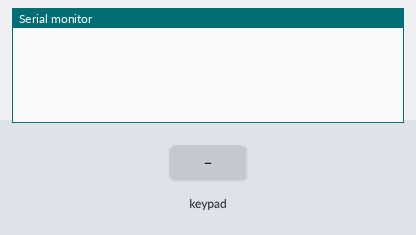
The sketch below on a simulated Arduino Uno, built with avr-gcc and run on an emulated ATmega328P. On the bench: the last lines printed to the serial monitor. Inputs (shaded band) come from the test bench.

Above: at 1.2 s.
1.3 s: key '1' pressed
At 2.1 s:
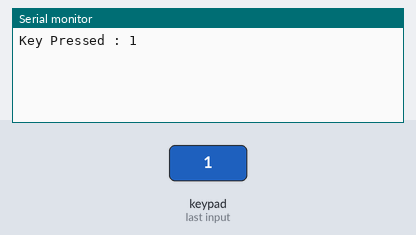
2.8 s: keypad keys 9 8 7 6 # pressed 0.4 s apart
At 5.8 s:
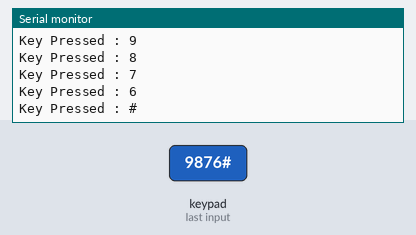
6.3 s: key '*' pressed
At 7.5 s:
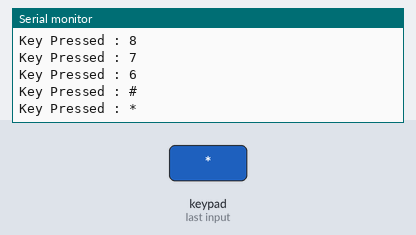
7.8 s: keypad keys 5 4 3 pressed 0.4 s apart
At 9.1 s:
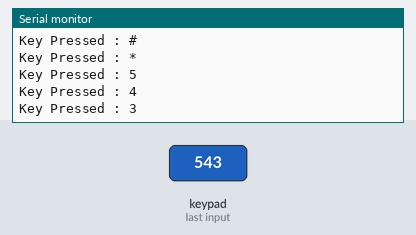
Timing chart, 0 to 10.8 s (numbered marks = the images above; inputs shaded):
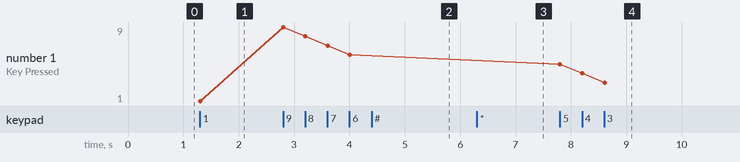

Measured:
- after the input at 1.3 s, the serial monitor: prints a new line at once (image 1)
- after the input at 2.8 s, the serial monitor: prints a new line at once (image 2)
- after the input at 6.3 s, the serial monitor: prints a new line at once (image 3)
- after the input at 7.8 s, the serial monitor: prints a new line at once (image 4)
- plotted number 1: 1 → 6 after the input at 2.8 s, 6 → 3 after the input at 7.8 s

The sketch:

3x4.ino
```cpp
// (licence header left out)
#include "Keypad.h"

const int COLS = 3; // Amount of columns on the keypad
const int ROWS = 4; // Amount of rows on the keypad

char keys[ROWS][COLS] = {
  {'1', '2', '3'},
  {'4', '5', '6'},
  {'7', '8', '9'},
  {'*', '0', '#'}
};

byte PINS_ROW[ROWS] = {9, 8, 7, 6}; // Pins on Arduino corresponding to R1, R2, R3, R4
byte PINS_COL[COLS] = {5, 4, 3}; // Pins on Arduino corresponding to C1, C2, C3

Keypad MyKeypad = Keypad(makeKeymap(keys), PINS_ROW, PINS_COL, ROWS, COLS);

void setup()
{
  Serial.begin(115200);
}

void loop()
{
  char key = MyKeypad.getKey(); // Read the key

  // Check if some key is pressed
  if (key) {
    Serial.print("Key Pressed : ");
    Serial.println(key);
  }
}
```
